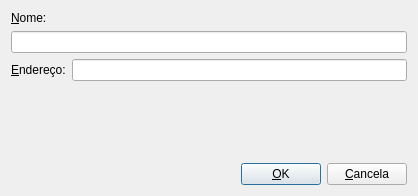
<?xml version="1.0" encoding="UTF-8"?>
<ui version="4.0">
 <class>MainDialog</class>
 <widget class="QDialog" name="MainDialog">
  <property name="geometry">
   <rect>
    <x>0</x>
    <y>0</y>
    <width>418</width>
    <height>196</height>
   </rect>
  </property>
  <property name="windowTitle">
   <string>MainDialog</string>
  </property>
  <layout class="QVBoxLayout" name="verticalLayout_4">
   <item>
    <layout class="QVBoxLayout" name="verticalLayout_2">
     <item>
      <layout class="QVBoxLayout" name="verticalLayout">
       <item>
        <widget class="QLabel" name="labelNome">
         <property name="text">
          <string>&amp;Nome:</string>
         </property>
         <property name="buddy">
          <cstring>leNome</cstring>
         </property>
        </widget>
       </item>
       <item>
        <widget class="QLineEdit" name="leNome"/>
       </item>
      </layout>
     </item>
     <item>
      <layout class="QHBoxLayout" name="horizontalLayout">
       <item>
        <widget class="QLabel" name="labelEndereco">
         <property name="text">
          <string>&amp;Endereço:</string>
         </property>
         <property name="buddy">
          <cstring>leEndereco</cstring>
         </property>
        </widget>
       </item>
       <item>
        <widget class="QLineEdit" name="leEndereco"/>
       </item>
      </layout>
     </item>
    </layout>
   </item>
   <item>
    <layout class="QVBoxLayout" name="verticalLayout_3">
     <item>
      <spacer name="verticalSpacer">
       <property name="orientation">
        <enum>Qt::Vertical</enum>
       </property>
       <property name="sizeHint" stdset="0">
        <size>
         <width>20</width>
         <height>48</height>
        </size>
       </property>
      </spacer>
     </item>
     <item>
      <layout class="QHBoxLayout" name="horizontalLayout_2">
       <item>
        <spacer name="horizontalSpacer">
         <property name="orientation">
          <enum>Qt::Horizontal</enum>
         </property>
         <property name="sizeHint" stdset="0">
          <size>
           <width>198</width>
           <height>20</height>
          </size>
         </property>
        </spacer>
       </item>
       <item>
        <widget class="QPushButton" name="pbOK">
         <property name="text">
          <string>&amp;OK</string>
         </property>
         <property name="default">
          <bool>true</bool>
         </property>
        </widget>
       </item>
       <item>
        <widget class="QPushButton" name="pbCancela">
         <property name="text">
          <string>&amp;Cancela</string>
         </property>
        </widget>
       </item>
      </layout>
     </item>
    </layout>
   </item>
  </layout>
  <zorder>pbCancela</zorder>
  <zorder>pbOK</zorder>
  <zorder>leNome</zorder>
  <zorder>labelNome</zorder>
  <zorder>horizontalSpacer</zorder>
  <zorder>labelEndereco</zorder>
  <zorder>leEndereco</zorder>
  <zorder>pbOK</zorder>
  <zorder>pbOK</zorder>
  <zorder>pbCancela</zorder>
  <zorder>verticalSpacer</zorder>
  <zorder></zorder>
 </widget>
 <layoutdefault spacing="6" margin="11"/>
 <resources/>
 <connections>
  <connection>
   <sender>pbCancela</sender>
   <signal>clicked()</signal>
   <receiver>MainDialog</receiver>
   <slot>reject()</slot>
   <hints>
    <hint type="sourcelabel">
     <x>345</x>
     <y>176</y>
    </hint>
    <hint type="destinationlabel">
     <x>126</x>
     <y>106</y>
    </hint>
   </hints>
  </connection>
 </connections>
</ui>
